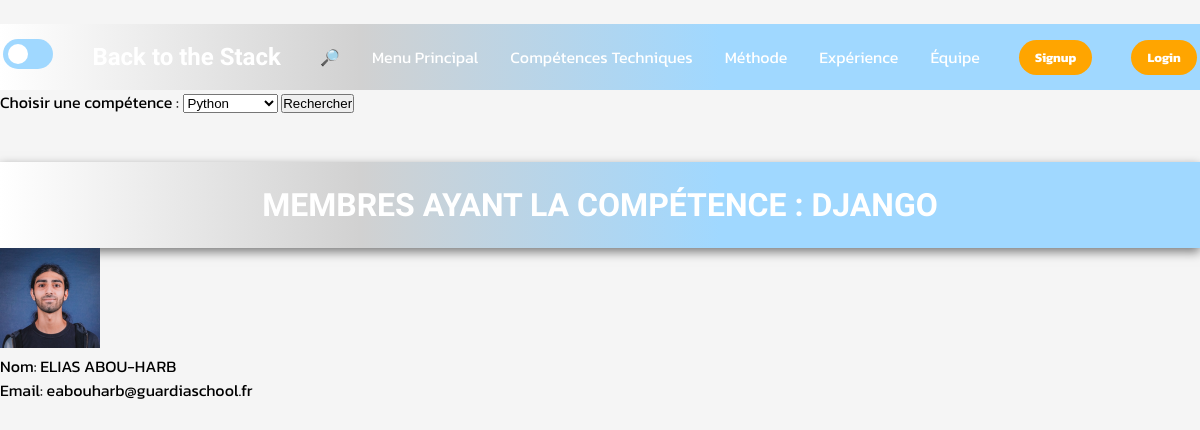
Page /php/recherche.php?competence=4 on the committed database.
### tables this page shows
CREATE TABLE `competences` (
  `id` int(11) NOT NULL,
  `nom` varchar(100) NOT NULL
);

CREATE TABLE `membres` (
  `id` int(11) NOT NULL,
  `nom` varchar(100) NOT NULL,
  `email` varchar(150) NOT NULL,
  `date` date NOT NULL,
  `formation` varchar(100) NOT NULL,
  `photo` varchar(255) NOT NULL,
  `test` text NOT NULL
);

### php/recherche.php (the view, shortened to what this page needs)
<!DOCTYPE html>
<html lang="fr">
    <head>
        <link id="theme-link" rel="stylesheet" href="../css/dark-theme.css">
        <link rel="stylesheet" href="https://cdnjs.cloudflare.com/ajax/libs/font-awesome/6.0.0/css/all.min.css">
    </head>
    <header>
        <div class="navbar">
            <div class="mode"><input type="checkbox" id="toggle" class="checkbox">
            <label for="toggle" class="label"></label></div>
            <div class="logo"><a href="../html/index.html">Back to the Stack</a></div>
            <ul class="liens">
                <li><a href="recherche.php">🔎</a></li>
                <li><a href="../html/index.html">Menu Principal</a></li>
                <li><a href="../html/comptech.html">Compétences Techniques</a></li>
                <li><a href="../html/méthode.html">Méthode</a></li>
                <li><a href="../html/anciens clients.html">Expérience</a></li>
                <li><a href="../html/notreequipe.html">Équipe</a></li>
            </ul>
            <a href="../php/signup.php" class="action_btn">Signup</a>
            <a href="../php/login.php" class="action_btn">Login</a>
        </div>
    </header>
    <body class="recherche_body">
    <form action="recherche.php" method="GET">
        <label for="competence">Choisir une compétence :</label>
        <select name="competence" id="competence">
            <option value="1">Python</option>
        </select>
        <button type="submit">Rechercher</button>
    </form>
    </body>
</html>
<?php
$host = 'localhost';
$user = 'root';
$pass = 'root';
$db = 'competences_equipe';
$conn = new mysqli($host, $user, $pass, $db);
if (isset($_GET['competence'])) {
    $competence_id = (int)$_GET['competence'];
    $competence_sql = "
        SELECT nom
        FROM competences
        WHERE id = ?
    ";
    if ($stmt = $conn->prepare($competence_sql)) {
        $stmt->bind_param('i', $competence_id);
        $stmt->execute();
        $stmt->bind_result($competence_name);
        if ($competence_name) {
            $sql = "
                SELECT membres.id, membres.nom, membres.email, membres.photo
                FROM membres
                JOIN membre_competences ON membres.id = membre_competences.membre_id
                WHERE membre_competences.competence_id = ?
            ";
            if ($stmt = $conn->prepare($sql)) {
                $stmt->bind_param('i', $competence_id);
                $stmt->execute();
                $result = $stmt->get_result();
                if ($result->num_rows > 0) {
                    echo "<h1>Membres ayant la compétence : $competence_name</h1>";
                    while ($row = $result->fetch_assoc()) {
                        echo "<div>";
                        echo "<img src='" . $row['photo'] . "' alt='" . $row['nom'] . "' width='100' height='100'>";
                        echo "<p>Nom: " . $row['nom'] . "</p>";
                        echo "<p>Email: " . $row['email'] . "</p>";
                        echo "</div>";
                    }
                } else {
                    echo "<p>Aucun membre trouvé pour cette compétence.</p>";
                }
            } else {
                echo "Erreur de préparation de la requête des membres.";
            }
        } else {
            echo "<p>Compétence non trouvée.</p>";
        }
    } else {
        echo "Erreur de préparation de la requête pour la compétence.";
    }
} else {
    echo "<p>Veuillez sélectionner une compétence.</p>";
}
?>

### css/dark-theme.css (style rules this page uses)
* { margin: 0; padding: 0; box-sizing: border-box; word-wrap: break-word; }
body { height: 100vh; background-color: rgb(0, 0, 0); margin-top: 2%; font-family: 'Kanit', sans-serif; align-items: center; justify-content: center; }
h1 { text-align: center; background: linear-gradient(90deg, #000, #2B2B7B, #4C4CFF); margin-top: 4%; padding: 2%; font-size: 2rem; text-transform: uppercase; font-family: 'Zen Dots', sans-serif; font-weight: 600; color: #fff; box-shadow: 0px 4px 10px rgba(0, 0, 0, 0.5); }
li { list-style: none; }
a { text-decoration: none; color: white; font-size: 1rem; white-space: nowrap; }
header { background: linear-gradient(90deg, #000, #2B2B7B, #4C4CFF);; margin-top: auto; position: relative; padding: 0.2rem; }
.navbar { width: 100%; height: 60px; max-width: 1200px; margin: 0 auto; display: flex; align-items: center; justify-content: space-between; box-sizing: border-box; }
.navbar .logo a { font-size: 1.5rem; font-weight: bold; white-space: nowrap; }
.logo { font-family: 'Zen Dots', sans-serif !important; font-size: 120% !important; }
.navbar .liens { display: flex; gap: 2rem; flex-wrap: wrap; }
.action_btn { background-color: orange; color: white; padding: 0.5rem 1rem; border: none; outline: none; border-radius: 20px; font-size: 0.8rem; font-weight: bold; cursor: pointer; transition: scale 0.2s ease; }
.recherche_body { text-align: center; font-family: 'Kanit', sans-serif; margin: 0; padding: 0; background: #000000; color: #fff; height: 100%; display: flex; flex-direction: column; }
.label { display: inline-block; height: 30px; width: 50px; background: rgba(160, 216, 255); position: relative; transition: all .3s; border-radius: 60px; }
.label:after { content: ""; height: 20px; width: 20px; background: white; position: absolute; top: 17%; left: 10%; transition: all .3s; border-radius: 50%; }

### css/light-theme.css (style rules this page uses)
* { margin: 0; padding: 0; box-sizing: border-box; word-wrap: break-word; }
body { height: 100vh; background-color: whitesmoke; margin-top: 2%; font-family: 'Kanit', sans-serif; align-items: center; justify-content: center; }
h1 { text-align: center; background: linear-gradient(to right, rgba(255, 255, 255, 1) 0%, rgba(209, 209, 209, 1) 30%, rgba(160, 216, 255, 1) 60%); margin-top: 4%; padding: 2%; font-size: 2rem; text-transform: uppercase; font-family: 'Zen Dots', sans-serif; font-weight: 600; color: #fff; box-shadow: 0px 4px 10px rgba(0, 0, 0, 0.5); }
li { list-style: none; }
a { text-decoration: none; color: white; font-size: 1rem; white-space: nowrap; }
header { background: linear-gradient(to right, rgba(255, 255, 255, 1) 0%, rgba(209, 209, 209, 1) 30%, rgba(160, 216, 255, 1) 60%); margin-top: auto; position: relative; padding: 0.2rem; }
.navbar { width: 100%; height: 60px; max-width: 1200px; margin: 0 auto; display: flex; align-items: center; justify-content: space-between; box-sizing: border-box; }
.navbar .logo a { font-size: 1.5rem; font-weight: bold; white-space: nowrap; }
.logo { font-family: 'Zen Dots', sans-serif !important; font-size: 120% !important; }
.navbar .liens { display: flex; gap: 2rem; flex-wrap: wrap; }
.action_btn { background-color: orange; color: white; padding: 0.5rem 1rem; border: none; outline: none; border-radius: 20px; font-size: 0.8rem; font-weight: bold; cursor: pointer; transition: scale 0.2s ease; }
@media screen and (max-width: 2000px) { .label { display: inline-block; height: 30px; width: 50px; background: rgba(160, 216, 255); position: relative; transition: all .3s; border-radius: 60px; } }
@media screen and (max-width: 2000px) { .label:after { content: ""; height: 20px; width: 20px; background: white; position: absolute; top: 17%; left: 10%; transition: all .3s; border-radius: 50%; } }

### rows in the picture
competences: nom "DJANGO"
membres: photo (picture), nom "ELIAS ABOU-HARB", email "eabouharb@guardiaschool.fr"
